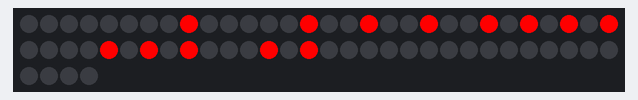
Simulated run of this sketch. Board: Arduino Uno, built with avr-gcc and run on an emulated ATmega328P. Parts: 64 RGB LEDs in strip order, left to right, continuing on the next row.

Above: at 0.25 s.
At 1.67 s:
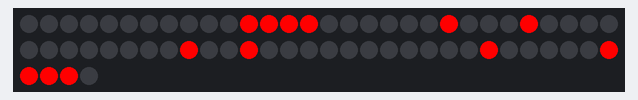
At 2.61 s:
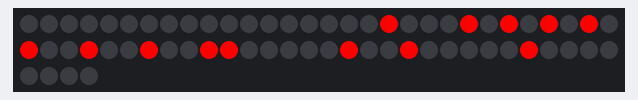
At 5.91 s:
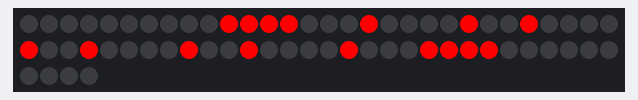
At 11.9 s:
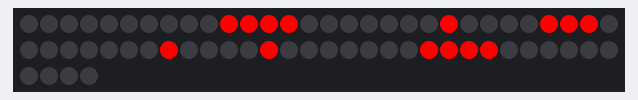
At 17.0 s:
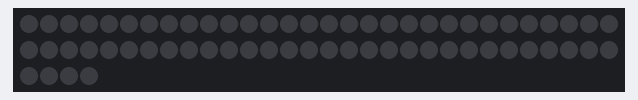

The sketch:

LEDDisplay.ino
```cpp
#include <FastLED.h>
#define LED_PIN     10
#define NUM_LEDS    64

CRGB leds[NUM_LEDS];

unsigned int A[] = {0b00000000,0b00111100,0b01100110,0b01100110,0b01111110, 0b01100110,0b01100110,0b01100110};
unsigned int B[] = {0b01111000,0b01001000,0b01001000,0b01110000,0b01001000,0b01000100,0b01000100,0b01111100};
unsigned int C[] = {0b00000000,0b00011110,0b00100000,0b01000000,0b01000000,0b01000000,0b00100000,0b00011110};
unsigned int D[] = {0b00000000,0b00111000,0b00100100,0b00100010,0b00100010,0b00100100,0b00111000,0b00000000};
unsigned int E[] = {0b00000000,0b00111100,0b00100000,0b00111000,0b00100000,0b00100000,0b00111100,0b00000000};
unsigned int F[] = {0b00000000,0b00111100,0b00100000,0b00111000,0b00100000,0b00100000,0b00100000,0b00000000};
unsigned int G[] = {0b00000000,0b00111110,0b00100000,0b00100000,0b00101110,0b00100010,0b00111110,0b00000000};
unsigned int H[] = {0b00000000,0b00100100,0b00100100,0b00111100,0b00100100,0b00100100,0b00100100,0b00000000};
unsigned int I[] = {0b00000000,0b00111000,0b00010000,0b00010000,0b00010000,0b00010000,0b00111000,0b00000000};
unsigned int J[] = {0b00000000,0b00011100,0b00001000,0b00001000,0b00001000,0b00101000,0b00111000,0b00000000};
unsigned int K[] = {0b00000000,0b00100100,0b00101000,0b00110000,0b00101000,0b00100100,0b00100100,0b00000000};
unsigned int L[] = {0b00000000,0b00100000,0b00100000,0b00100000,0b00100000,0b00100000,0b00111100,0b00000000};
unsigned int M[] = {0b00000000,0b00000000,0b01000100,0b10101010,0b10010010,0b10000010,0b10000010,0b00000000};
unsigned int N[] = {0b00000000,0b00100010,0b00110010,0b00101010,0b00100110,0b00100010,0b00000000,0b00000000};
unsigned int O[] = {0b00000000,0b00111100,0b01000010,0b01000010,0b01000010,0b01000010,0b00111100,0b00000000};
unsigned int P[] = {0b00000000,0b00111000,0b00100100,0b00100100,0b00111000,0b00100000,0b00100000,0b00000000};
unsigned int Q[] = {0b00000000,0b00111100,0b01000010,0b01000010,0b01000010,0b01000110,0b00111110,0b00000001};
unsigned int R[] = {0b00000000,0b00111000,0b00100100,0b00100100,0b00111000,0b00100100,0b00100100,0b00000000};
unsigned int S[] = {0b00000000,0b00111100,0b00100000,0b00111100,0b00000100,0b00000100,0b00111100,0b00000000};
unsigned int T[] = {0b00000000,0b01111100,0b00010000,0b00010000,0b00010000,0b00010000,0b00010000,0b00000000};
unsigned int U[] = {0b00000000,0b01000010,0b01000010,0b01000010,0b01000010,0b00100100,0b00011000,0b00000000};
unsigned int V[] = {0b00000000,0b00100010,0b00100010,0b00100010,0b00010100,0b00010100,0b00001000,0b00000000};
unsigned int W[] = {0b00000000,0b10000010,0b10010010,0b01010100,0b01010100,0b00101000,0b00000000,0b00000000};
unsigned int X[] = {0b00000000,0b01000010,0b00100100,0b00011000,0b00011000,0b00100100,0b01000010,0b00000000};
unsigned int Y[] = {0b00000000,0b01000100,0b00101000,0b00010000,0b00010000,0b00010000,0b00010000,0b00000000};
unsigned int Z[] = {0b00000000,0b00111100,0b00000100,0b00001000,0b00010000,0b00100000,0b00111100,0b00000000};
unsigned int SPACE[] = {0b00000000,0b00000000,0b00000000,0b00000000,0b00000000,0b00000000,0b00000000,0b00000000};

void setup() {
  FastLED.addLeds<WS2812, LED_PIN, GRB>(leds, NUM_LEDS);
  Serial.begin(9600);
}

int timeCount = 0;

void loop() {
  delay(20);
  if(timeCount < 20) {
    updateLeds(W);
  }
  else if(timeCount < 40) {
      updateLeds(E);
  }
  else if(timeCount < 60) {
      updateLeds(L);
  }
  else if(timeCount < 80) {
      updateLeds(C);
  }
  else if(timeCount < 100) {
      updateLeds(O);
  }
  else if(timeCount < 120) {
      updateLeds(M);
  }
  else if(timeCount < 140) {
      updateLeds(E);
  }
  else if(timeCount < 160) {
      updateLeds(SPACE);
  }
  else if(timeCount < 180) {
      updateLeds(T);
  }
  else if(timeCount < 200) {
      updateLeds(O);
  }
  else if(timeCount < 220) {
      updateLeds(SPACE);
  }
  else if(timeCount < 240) {
      updateLeds(C);
  }
  else if(timeCount < 260) {
      updateLeds(O);
  }
  else if(timeCount < 280) {
      updateLeds(M);
  }
  else if(timeCount < 300) {
      updateLeds(P);
  }
  else if(timeCount < 320) {
      updateLeds(U);
  }
  else if(timeCount < 340) {
      updateLeds(T);
  }
  else if(timeCount < 360) {
      updateLeds(E);
  }
  else if(timeCount < 380) {
      updateLeds(R);
  }
  else if(timeCount < 400) {
      updateLeds(SPACE);
  }
  else if(timeCount < 420) {
      updateLeds(E);
  }
  else if(timeCount < 440) {
      updateLeds(N);
  }
  else if(timeCount < 460) {
      updateLeds(G);
  }
  else if(timeCount < 480) {
      updateLeds(I);
  }
  else if(timeCount < 500) {
      updateLeds(N);
  }
  else if(timeCount < 520) {
      updateLeds(E);
  }
  else if(timeCount < 540) {
      updateLeds(E);
  }
  else if(timeCount < 560) {
      updateLeds(R);
  }
  else if(timeCount < 580) {
      updateLeds(I);
  }
  else if(timeCount < 600) {
      updateLeds(N);
  }
  else if(timeCount < 620) {
      updateLeds(G);
  }
  else if(timeCount < 640) {
      updateLeds(SPACE);
  }
  else if(timeCount < 660) {
      updateLeds(C);
  }
  else if(timeCount < 680) {
      updateLeds(L);
  }
  else if(timeCount < 700) {
      updateLeds(U);
  }
  else if(timeCount < 720) {
      updateLeds(B);
  }
  else if(timeCount < 740) {
      updateLeds(SPACE);
  }
  else if(timeCount < 760) {
      updateLeds(SPACE);
  }
  else {
      timeCount = 0;
  }

  timeCount += 1;
}

int ledIndex(int oldIndex) {
    int row = oldIndex / 8;
    if(row % 2 != 0) return oldIndex;
    int firstInRow = row * 8;
    return (firstInRow + 7) - (oldIndex - firstInRow);
}

void updateLeds(unsigned int newArray[]) {
  for(int i = 0; i < 8; i++) {
    for (int j = 7; j >= 0; j--) {
      int bit = newArray[i] & (1 << j);
      int index = 8*i + (7 - j);
      leds[ledIndex(index)] = bit ? CRGB::Red : CRGB::Black;
    }
  }
  FastLED.show();
}
```

Measured:
- by itself, everything shown: repeats every 17.9 s, in 36 steps
- what the display in image 0 shows lasts 0.5 s, from 0.0 s to 0.5 s
- what the display in image 5 shows lasts 1.0 s, from 17.0 s to 18.0 s
